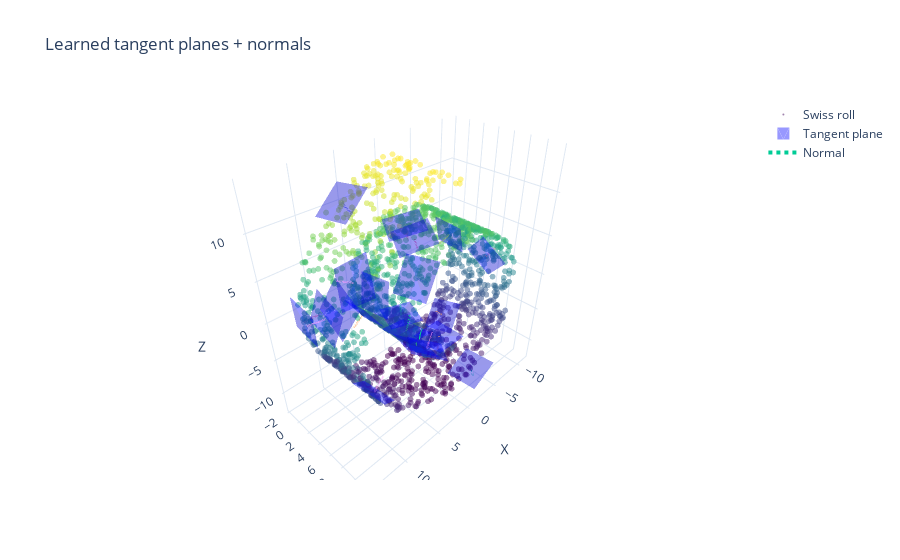

Source (notebook cell):
### Code cell
from src.generate_data import generate_dataset
from src.manifold_learning import estimate_tangent_normal_knn_pca
from src.make_plots import plot_swiss_with_local_frames_3d

# 1. Generate swiss roll in 3D
data = generate_dataset(
    name="swiss_roll",
    n_samples=2000,
    embed_dim=3,
    noise_sigma=0.0,
    random_state=0,
)

X = data["X"]  # (N, 3)

# 2. Estimate local tangent/normal frames via KNN + PCA
frames = estimate_tangent_normal_knn_pca(
    X,
    intrinsic_dim=2,   # swiss roll is 2D
    n_neighbors=32,
    include_self=True,
)

# 3. Plot swiss roll with tangent planes and normals
fig = plot_swiss_with_local_frames_3d(
    frames,
    every_n=100,           # draw a frame every 50 points
    plane_scale=2,
    normal_scale=2,
    title="Learned tangent planes + normals",
)
fig.show()

### Figure 1 — Plotly figure (JSON) as saved in the notebook; plotly's stock layout.template omitted (floating-point values rounded to 4 significant figures; data arrays with more than 128 entries replaced by an {"elided": "..."} marker saying what was removed)
{"data": [{"marker": {"color": {"elided": "2000 float values"}, "colorscale": [[0, "#440154"], [0.1111, "#482878"], [0.2222, "#3e4989"], [0.3333, "#31688e"], [0.4444, "#26828e"], [0.5556, "#1f9e89"], [0.6667, "#35b779"], [0.7778, "#6ece58"], [0.8889, "#b5de2b"], [1, "#fde725"]], "opacity": 0.5, "size": 2}, "mode": "markers", "name": "Swiss roll", "type": "scatter3d", "x": {"elided": "2000 float values"}, "y": {"elided": "2000 float values"}, "z": {"elided": "2000 float values"}}, {"color": "blue", "i": [0, 1], "j": [1, 2], "k": [2, 3], "name": "Tangent plane", "opacity": 0.4, "showlegend": true, "type": "mesh3d", "x": [-1.206, -1.02, -4.902, -4.716], "y": [11.89, 7.895, 11.65, 7.659], "z": [-10.97, -11.14, -9.459, -9.627]}, {"line": {"dash": "dot", "width": 4}, "mode": "lines", "name": "Normal", "showlegend": true, "type": "scatter3d", "x": [-2.961, -3.72], "y": [9.773, 9.815], "z": [-10.3, -12.15]}, {"color": "blue", "i": [0, 1], "j": [1, 2], "k": [2, 3], "opacity": 0.4, "showlegend": false, "type": "mesh3d", "x": [-8.422, -8.562, -9.582, -9.723], "y": [-1.498, 2.485, -1.861, 2.122], "z": [3.805, 3.469, -0.005202, -0.342]}, {"line": {"dash": "dot", "width": 4}, "mode": "lines", "showlegend": false, "type": "scatter3d", "x": [-9.072, -7.16], "y": [0.3118, 0.33], "z": [1.732, 1.147]}, {"color": "blue", "i": [0, 1], "j": [1, 2], "k": [2, 3], "opacity": 0.4, "showlegend": false, "type": "mesh3d", "x": [3.669, 0.365, 1.617, -1.686], "y": [3.551, 5.656, 0.1498, 2.255], "z": [7.02, 7.827, 7.496, 8.303]}, {"line": {"dash": "dot", "width": 4}, "mode": "lines", "showlegend": false, "type": "scatter3d", "x": [0.9912, 0.5231], "y": [2.903, 2.913], "z": [7.661, 5.717]}, {"color": "blue", "i": [0, 1], "j": [1, 2], "k": [2, 3], "opacity": 0.4, "showlegend": false, "type": "mesh3d", "x": [10.93, 9.445, 12.31, 10.83], "y": [9.956, 7.214, 7.043, 4.301], "z": [7.344, 9.85, 4.977, 7.483]}, {"line": {"dash": "dot", "width": 4}, "mode": "lines", "showlegend": false, "type": "scatter3d", "x": [10.88, 12.6], "y": [7.129, 7.123], "z": [7.413, 8.428]}, {"color": "blue", "i": [0, 1], "j": [1, 2], "k": [2, 3], "opacity": 0.4, "showlegend": false, "type": "mesh3d", "x": [5.797, 5.934, 6.568, 6.704], "y": [5.702, 1.741, 6.257, 2.296], "z": [4.385, 3.847, 0.4998, -0.03911]}, {"line": {"dash": "dot", "width": 4}, "mode": "lines", "showlegend": false, "type": "scatter3d", "x": [6.251, 8.212], "y": [3.999, 4.014], "z": [2.173, 2.564]}, {"color": "blue", "i": [0, 1], "j": [1, 2], "k": [2, 3], "opacity": 0.4, "showlegend": false, "type": "mesh3d", "x": [6.01, 2.955, 4.645, 1.59], "y": [8.326, 9.988, 4.688, 6.35], "z": [-2.483, -4.46, -3.434, -5.41]}, {"line": {"dash": "dot", "width": 4}, "mode": "lines", "showlegend": false, "type": "scatter3d", "x": [3.8, 2.704], "y": [7.338, 7.312], "z": [-3.947, -2.274]}, {"color": "blue", "i": [0, 1], "j": [1, 2], "k": [2, 3], "opacity": 0.4, "showlegend": false, "type": "mesh3d", "x": [2.234, -1.764, 2.319, -1.679], "y": [9.425, 9.34, 5.426, 5.341], "z": [-4.717, -4.819, -4.706, -4.808]}, {"line": {"dash": "dot", "width": 4}, "mode": "lines", "showlegend": false, "type": "scatter3d", "x": [0.2776, 0.3288], "y": [7.383, 7.378], "z": [-4.763, -6.762]}, {"color": "blue", "i": [0, 1], "j": [1, 2], "k": [2, 3], "opacity": 0.4, "showlegend": false, "type": "mesh3d", "x": [12.8, 12.59, 12.6, 12.39], "y": [2.739, -1.253, 2.601, -1.391], "z": [2.38, 2.529, -1.612, -1.463]}, {"line": {"dash": "dot", "width": 4}, "mode": "lines", "showlegend": false, "type": "scatter3d", "x": [12.59, 10.6], "y": [0.6738, 0.7818], "z": [0.4587, 0.5563]}, {"color": "blue", "i": [0, 1], "j": [1, 2], "k": [2, 3], "opacity": 0.4, "showlegend": false, "type": "mesh3d", "x": [12.08, 12.2, 12.69, 12.81], "y": [3.107, 6.978, 2.101, 5.972], "z": [5.412, 4.413, 1.589, 0.5891]}, {"line": {"dash": "dot", "width": 4}, "mode": "lines", "showlegend": false, "type": "scatter3d", "x": [12.45, 14.42], "y": [4.539, 4.557], "z": [3.001, 3.31]}, {"color": "blue", "i": [0, 1], "j": [1, 2], "k": [2, 3], "opacity": 0.4, "showlegend": false, "type": "mesh3d", "x": [8.526, 9.034, 5.308, 5.816], "y": [3.487, -0.4552, 2.816, -1.127], "z": [10.62, 10.17, 12.89, 12.45]}, {"line": {"dash": "dot", "width": 4}, "mode": "lines", "showlegend": false, "type": "scatter3d", "x": [7.171, 6.011], "y": [1.18, 1.214], "z": [11.53, 9.904]}, {"color": "blue", "i": [0, 1], "j": [1, 2], "k": [2, 3], "opacity": 0.4, "showlegend": false, "type": "mesh3d", "x": [1.736, -1.995, 3.178, -0.5536], "y": [-0.9421, 0.4995, 2.789, 4.231], "z": [-4.788, -4.788, -4.809, -4.809]}, {"line": {"dash": "dot", "width": 4}, "mode": "lines", "showlegend": false, "type": "scatter3d", "x": [0.5913, 0.595], "y": [1.644, 1.654], "z": [-4.799, -2.799]}, {"color": "blue", "i": [0, 1], "j": [1, 2], "k": [2, 3], "opacity": 0.4, "showlegend": false, "type": "mesh3d", "x": [6.057, 6.329, 3.354, 3.626], "y": [-1.875, 2.111, -1.844, 2.141], "z": [-1.47, -1.678, -4.419, -4.627]}, {"line": {"dash": "dot", "width": 4}, "mode": "lines", "showlegend": false, "type": "scatter3d", "x": [4.842, 6.31], "y": [0.1333, -0.03715], "z": [-3.048, -4.396]}, {"color": "blue", "i": [0, 1], "j": [1, 2], "k": [2, 3], "opacity": 0.4, "showlegend": false, "type": "mesh3d", "x": [-0.7463, 2.468, 1.199, 4.413], "y": [4.446, 2.358, 7.858, 5.769], "z": [8.339, 7.196, 7.577, 6.434]}, {"line": {"dash": "dot", "width": 4}, "mode": "lines", "showlegend": false, "type": "scatter3d", "x": [1.834, 1.147], "y": [5.108, 5.08], "z": [7.386, 5.508]}, {"color": "blue", "i": [0, 1], "j": [1, 2], "k": [2, 3], "opacity": 0.4, "showlegend": false, "type": "mesh3d", "x": [8.395, 11.01, 7.327, 9.94], "y": [3.933, 5.415, 7.648, 9.13], "z": [-8.358, -5.717, -9.386, -6.745]}, {"line": {"dash": "dot", "width": 4}, "mode": "lines", "showlegend": false, "type": "scatter3d", "x": [9.167, 7.751], "y": [6.532, 6.515], "z": [-7.552, -6.14]}, {"color": "blue", "i": [0, 1], "j": [1, 2], "k": [2, 3], "opacity": 0.4, "showlegend": false, "type": "mesh3d", "x": [12.8, 11.73, 12.38, 11.31], "y": [7.357, 8.789, 3.622, 5.053], "z": [2.223, 5.802, 3.593, 7.172]}, {"line": {"dash": "dot", "width": 4}, "mode": "lines", "showlegend": false, "type": "scatter3d", "x": [12.06, 13.97], "y": [6.205, 6.203], "z": [4.698, 5.271]}, {"color": "blue", "i": [0, 1], "j": [1, 2], "k": [2, 3], "opacity": 0.4, "showlegend": false, "type": "mesh3d", "x": [4.439, 3.902, 0.6147, 0.07797], "y": [2.623, 6.586, 2.09, 6.054], "z": [-4.096, -4.149, -5.141, -5.194]}, {"line": {"dash": "dot", "width": 4}, "mode": "lines", "showlegend": false, "type": "scatter3d", "x": [2.258, 1.737], "y": [4.338, 4.294], "z": [-4.645, -2.715]}, {"color": "blue", "i": [0, 1], "j": [1, 2], "k": [2, 3], "opacity": 0.4, "showlegend": false, "type": "mesh3d", "x": [-7.279, -7.98, -4.408, -5.108], "y": [-0.1625, 3.718, 0.8088, 4.689], "z": [-7.329, -6.656, -9.939, -9.266]}, {"line": {"dash": "dot", "width": 4}, "mode": "lines", "showlegend": false, "type": "scatter3d", "x": [-6.194, -4.846], "y": [2.263, 2.25], "z": [-8.298, -6.82]}, {"color": "blue", "i": [0, 1], "j": [1, 2], "k": [2, 3], "opacity": 0.4, "showlegend": false, "type": "mesh3d", "x": [-9.241, -8.691, -9.871, -9.321], "y": [8.781, 5.745, 6.176, 3.14], "z": [1.129, 3.675, -1.84, 0.7055]}, {"line": {"dash": "dot", "width": 4}, "mode": "lines", "showlegend": false, "type": "scatter3d", "x": [-9.281, -11.24], "y": [5.96, 5.957], "z": [0.9175, 1.336]}, {"color": "blue", "i": [0, 1], "j": [1, 2], "k": [2, 3], "opacity": 0.4, "showlegend": false, "type": "mesh3d", "x": [0.3555, 3.183, 2.704, 5.532], "y": [7.883, 5.316, 10.95, 8.384], "z": [-5.521, -4.332, -4.485, -3.296]}, {"line": {"dash": "dot", "width": 4}, "mode": "lines", "showlegend": false, "type": "scatter3d", "x": [2.944, 2.155], "y": [8.133, 8.116], "z": [-4.409, -2.571]}, {"color": "blue", "i": [0, 1], "j": [1, 2], "k": [2, 3], "opacity": 0.4, "showlegend": false, "type": "mesh3d", "x": [6.155, 3.58, 5.682, 3.106], "y": [6.583, 5.837, 10.51, 9.767], "z": [3.674, 6.643, 4.252, 7.22]}, {"line": {"dash": "dot", "width": 4}, "mode": "lines", "showlegend": false, "type": "scatter3d", "x": [4.631, 3.119], "y": [8.175, 8.185], "z": [5.447, 4.138]}], "layout": {"scene": {"xaxis": {"title": {"text": "X"}}, "yaxis": {"title": {"text": "Y"}}, "zaxis": {"title": {"text": "Z"}}}, "title": {"text": "Learned tangent planes + normals"}}}
